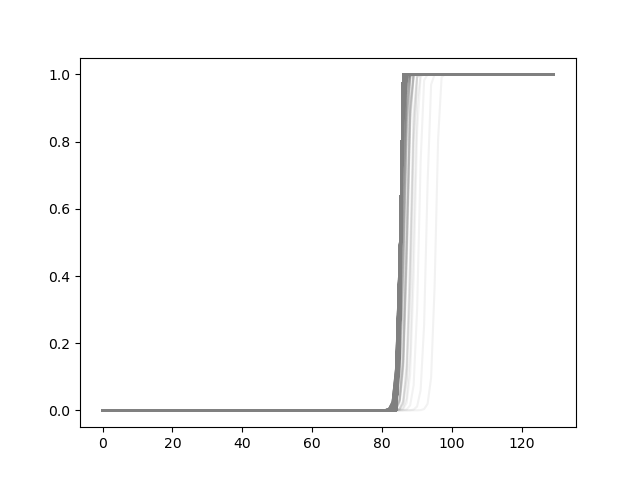

Python code for this plot:
"""
Check completeness functions and optimisations.
"""
import numpy as np

comp_px = comp[np.where(p_map != 0)[0]]
# check if they end strictly at 1
assert (comp_px[:, -1] == 1).all()
# check if they start loosely at 0
assert np.isclose(comp_px[:, 0], 0, atol=1e-6).all()
# check if they are increasing
diffs = np.subtract(comp_px[:, 1:], comp_px[:, :-1])
assert (diffs >= 0).all()





import matplotlib.pyplot as plt
[plt.plot(C, "grey", alpha=0.1) for C in comp_px[::10]]
plt.savefig("completeness.png")
